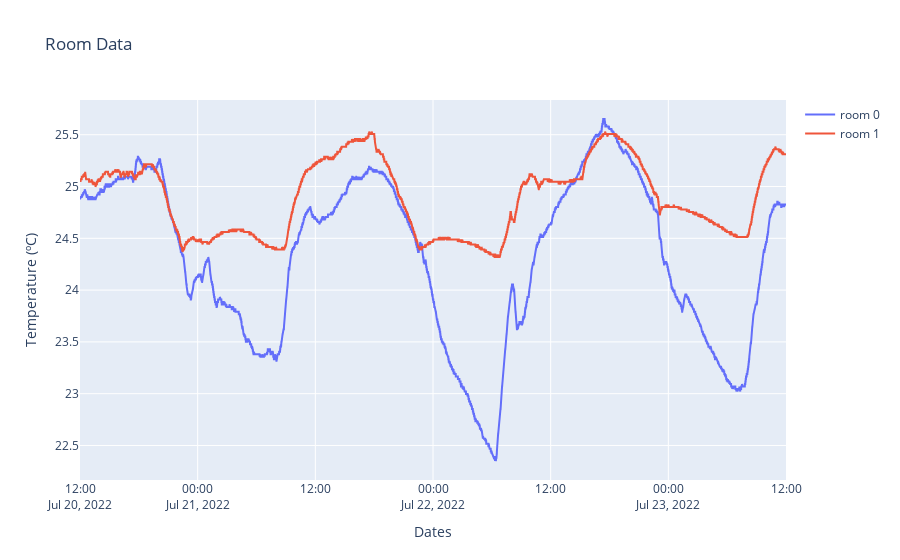

Notebook source saved alongside this figure:
### Code cell
fig = go.Figure()
fig.add_trace(go.Scatter(
    x=df0["DateTime"],
    y=df0["Temp C"], 
    mode='lines',
    name="room 0 "
))

fig.add_trace(go.Scatter(
    x=df1["DateTime"],
    y=df1["Temp C"], 
    mode='lines',
    name="room 1 "
))


fig.update_layout(title='Room Data',
                   xaxis_title='Dates',
                   yaxis_title='Temperature (ºC)')

### Figure 1 — Plotly figure (JSON) as saved in the notebook; plotly's stock layout.template omitted (floating-point values rounded to 4 significant figures; data arrays with more than 128 entries replaced by an {"elided": "..."} marker saying what was removed)
{"data": [{"mode": "lines", "name": "room 0 ", "type": "scatter", "x": {"elided": "8641 str values"}, "y": {"elided": "8641 float values"}}, {"mode": "lines", "name": "room 1 ", "type": "scatter", "x": {"elided": "8641 str values"}, "y": {"elided": "8641 float values"}}], "layout": {"title": {"text": "Room Data"}, "xaxis": {"title": {"text": "Dates"}}, "yaxis": {"title": {"text": "Temperature (ºC)"}}}}
